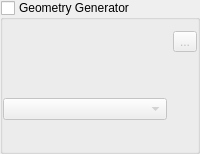
                       <widget class="QgsCollapsibleGroupBox" name="mGeometryGeneratorGroupBox">
                        <property name="toolTip">
                         <string>&lt;html&gt;&lt;head/&gt;&lt;body&gt;&lt;p&gt;&lt;span style=&quot; font-weight:600;&quot;&gt;Generates or transforms the geometry to be used for labeling&lt;/span&gt;&lt;/p&gt;&lt;p&gt;&lt;br/&gt;&lt;/p&gt;&lt;p&gt;The expression will be applied to each feature while rendering and the label will be placed based on the expression result.&lt;/p&gt;&lt;/body&gt;&lt;/html&gt;</string>
                        </property>
                        <property name="title">
                         <string>Geometry Generator</string>
                        </property>
                        <property name="checkable">
                         <bool>true</bool>
                        </property>
                        <property name="checked">
                         <bool>false</bool>
                        </property>
                        <layout class="QGridLayout" name="gridLayout_41">
                         <property name="leftMargin">
                          <number>0</number>
                         </property>
                         <property name="rightMargin">
                          <number>0</number>
                         </property>
                         <item row="1" column="0" rowspan="2">
                          <widget class="QgsCodeEditorExpression" name="mGeometryGenerator" native="true"/>
                         </item>
                         <item row="2" column="1">
                          <spacer name="verticalSpacer_9">
                           <property name="orientation">
                            <enum>Qt::Vertical</enum>
                           </property>
                           <property name="sizeHint" stdset="0">
                            <size>
                             <width>20</width>
                             <height>40</height>
                            </size>
                           </property>
                          </spacer>
                         </item>
                         <item row="1" column="1">
                          <widget class="QToolButton" name="mGeometryGeneratorExpressionButton">
                           <property name="text">
                            <string>...</string>
                           </property>
                          </widget>
                         </item>
                         <item row="4" column="0">
                          <widget class="QLabel" name="mGeometryGeneratorWarningLabel">
                           <property name="text">
                            <string/>
                           </property>
                           <property name="wordWrap">
                            <bool>true</bool>
                           </property>
                          </widget>
                         </item>
                         <item row="3" column="0">
                          <widget class="QComboBox" name="mGeometryGeneratorType">
                           <property name="sizePolicy">
                            <sizepolicy hsizetype="MinimumExpanding" vsizetype="Fixed">
                             <horstretch>0</horstretch>
                             <verstretch>0</verstretch>
                            </sizepolicy>
                           </property>
                          </widget>
                         </item>
                        </layout>
                       </widget>
